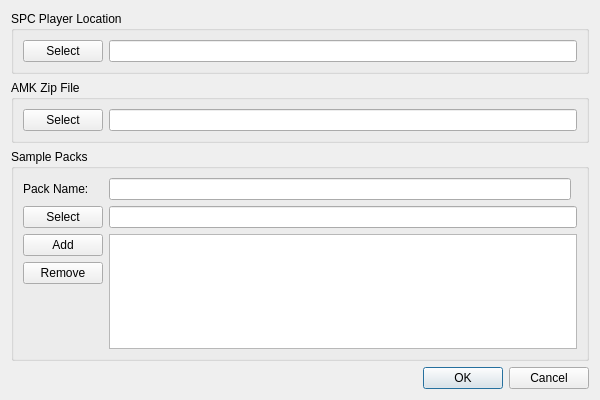
<?xml version="1.0" encoding="UTF-8"?>
<ui version="4.0">
 <class>Dialog</class>
 <widget class="QDialog" name="Dialog">
  <property name="geometry">
   <rect>
    <x>0</x>
    <y>0</y>
    <width>600</width>
    <height>400</height>
   </rect>
  </property>
  <property name="windowTitle">
   <string>Dialog</string>
  </property>
  <property name="modal">
   <bool>true</bool>
  </property>
  <layout class="QVBoxLayout" name="verticalLayout">
   <item>
    <widget class="QGroupBox" name="spcplay_groupbox">
     <property name="title">
      <string>SPC Player Location</string>
     </property>
     <layout class="QHBoxLayout" name="horizontalLayout">
      <item>
       <widget class="QPushButton" name="select_spcplay">
        <property name="text">
         <string>Select</string>
        </property>
       </widget>
      </item>
      <item>
       <widget class="QLineEdit" name="spcplay_fname"/>
      </item>
     </layout>
    </widget>
   </item>
   <item>
    <widget class="QGroupBox" name="amk_group_box">
     <property name="title">
      <string>AMK Zip File</string>
     </property>
     <layout class="QHBoxLayout" name="horizontalLayout_2">
      <item>
       <widget class="QPushButton" name="select_amk_fname">
        <property name="text">
         <string>Select</string>
        </property>
       </widget>
      </item>
      <item>
       <widget class="QLineEdit" name="amk_fname"/>
      </item>
     </layout>
    </widget>
   </item>
   <item>
    <widget class="QGroupBox" name="sample_pack_box">
     <property name="title">
      <string>Sample Packs</string>
     </property>
     <layout class="QGridLayout" name="gridLayout">
      <item row="4" column="0">
       <widget class="QPushButton" name="remove_sample_pack">
        <property name="text">
         <string>Remove</string>
        </property>
       </widget>
      </item>
      <item row="1" column="1" colspan="2">
       <widget class="QLineEdit" name="sample_pack_fname"/>
      </item>
      <item row="3" column="0">
       <widget class="QPushButton" name="add_sample_pack">
        <property name="text">
         <string>Add</string>
        </property>
       </widget>
      </item>
      <item row="1" column="0">
       <widget class="QPushButton" name="select_sample_pack_fname">
        <property name="text">
         <string>Select</string>
        </property>
       </widget>
      </item>
      <item row="0" column="0">
       <widget class="QLabel" name="sample_pack_name_lbl">
        <property name="text">
         <string>Pack Name:</string>
        </property>
       </widget>
      </item>
      <item row="0" column="1">
       <widget class="QLineEdit" name="sample_pack_name"/>
      </item>
      <item row="3" column="1" rowspan="3" colspan="2">
       <widget class="QListWidget" name="sample_pack_list"/>
      </item>
     </layout>
    </widget>
   </item>
   <item>
    <spacer name="verticalSpacer">
     <property name="orientation">
      <enum>Qt::Vertical</enum>
     </property>
     <property name="sizeHint" stdset="0">
      <size>
       <width>20</width>
       <height>40</height>
      </size>
     </property>
    </spacer>
   </item>
   <item>
    <widget class="QDialogButtonBox" name="buttonBox">
     <property name="orientation">
      <enum>Qt::Horizontal</enum>
     </property>
     <property name="standardButtons">
      <set>QDialogButtonBox::Cancel|QDialogButtonBox::Ok</set>
     </property>
    </widget>
   </item>
  </layout>
 </widget>
 <resources/>
 <connections>
  <connection>
   <sender>buttonBox</sender>
   <signal>accepted()</signal>
   <receiver>Dialog</receiver>
   <slot>accept()</slot>
   <hints>
    <hint type="sourcelabel">
     <x>248</x>
     <y>254</y>
    </hint>
    <hint type="destinationlabel">
     <x>157</x>
     <y>274</y>
    </hint>
   </hints>
  </connection>
  <connection>
   <sender>buttonBox</sender>
   <signal>rejected()</signal>
   <receiver>Dialog</receiver>
   <slot>reject()</slot>
   <hints>
    <hint type="sourcelabel">
     <x>316</x>
     <y>260</y>
    </hint>
    <hint type="destinationlabel">
     <x>286</x>
     <y>274</y>
    </hint>
   </hints>
  </connection>
 </connections>
</ui>
